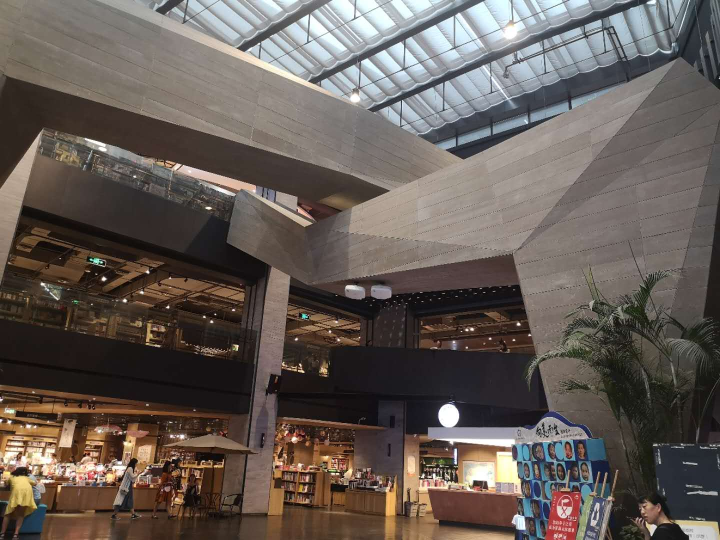
#> input picture week4/project1_classic/b1.jpg, 1440 x 1080 px (shown at 1/2 size)
$ python stitch.py
#> lines starting #> are read from the running program, lines starting #| are printed output that depends on the picture
### week4/project1_classic/tools.py
##
# author:zym
# description:severl tools for showing
##
import cv2
import numpy as np


# 展示一张图片
def my_show(name, image):
    cv2.imshow(name, image)
    cv2.waitKey(0)
    cv2.destroyAllWindows()


# 展示角点特征点
def show_keyponts(imgA, kpsA, imgB, kpsB):
    dotA = np.zeros((imgA.shape[0],imgA.shape[1]))
    dotB = np.zeros((imgB.shape[0],imgB.shape[1]))
    dotA = cv2.drawKeypoints(image=imgA, keypoints=kpsA, outImage=dotA, color=(51, 163, 236),
                             flags=cv2.DRAW_MATCHES_FLAGS_DEFAULT)
    dotB = cv2.drawKeypoints(image=imgB, keypoints=kpsB, outImage=dotB, color=(51, 163, 236),
                             flags=cv2.DRAW_MATCHES_FLAGS_DEFAULT)
    my_show('A', dotA)
    my_show('B', dotB)


# 展示特征点匹配线
# [21 lines left out: function drawMatches, not called in this run]

### week4/project1_classic/stitch.py
##
# date:2020/02/21
# auther:zym
# description:image stitch
##
import cv2
import numpy as np
import imutils
import tools


# 用sift提取图像关键点+描述子
def sift_func(imgA, imgB):
    grayA = cv2.cvtColor(imgA, cv2.COLOR_BGR2GRAY)
    grayB = cv2.cvtColor(imgB, cv2.COLOR_BGR2GRAY)

    sift = cv2.xfeatures2d.SIFT_create()
    kpsA, desA = sift.detectAndCompute(grayA, None)
    kpsB, desB = sift.detectAndCompute(grayB, None)

    return (kpsA, desA), (kpsB, desB)


# 特征匹配并完成ratio_test
def match(desA, desB, ratio=0.75):
    bf = cv2.BFMatcher()
    rawMatchs = bf.knnMatch(desA, desB, k=2)
    # print(type(rawMatchs))
    # 保存初次过滤后，匹配对儿的特征点下标，分别对应第一张图和第二张图
    matchs = []
    for m in rawMatchs:
        if len(m) == 2 and m[0].distance < ratio * m[1].distance:
            matchs.append((m[0].queryIdx, m[0].trainIdx))
    return matchs


# ransac去噪，并计算单应性矩阵
def transform(kpsA, kpsB, matches, reprojThreshold=4.0):
    ptsA = np.float32([kpsA[i].pt for (i, _) in matches])
    ptsB = np.float32([kpsB[i].pt for (_, i) in matches])
    # findHomegraphy返回值是tuple，其中包含一个单应性矩阵一个状态列表
    (H, status) = cv2.findHomography(ptsA, ptsB, method=cv2.RANSAC, ransacReprojThreshold=reprojThreshold)
    return (H, status)


# 对图一进行投影变换并拼接
def stitcher(imgA, imgB, H):
    hA, wA = imgA.shape[:2]
    hB, wB = imgB.shape[:2]
    shft = np.array([[1.0, 0, wA], [0, 1.0, 0], [0, 0, 1.0]])
    M = np.dot(shft, H)
    result = cv2.warpPerspective(imgA, M, (wA + wB, hA))
    # my_show('result0',result)
    result[0:hB, wA:2 * wA] = imgB
    return result


# 加载图片
def load_image(pathA, pathB):
#> called with pathA = 'b1.jpg', pathB = 'b2.jpg'
    imgA = cv2.imread(pathA)
#> imgA is the input picture: shape (1080, 1440, 3); mean B, G, R 85.8, 91.5, 100.6
    imgB = cv2.imread(pathB)
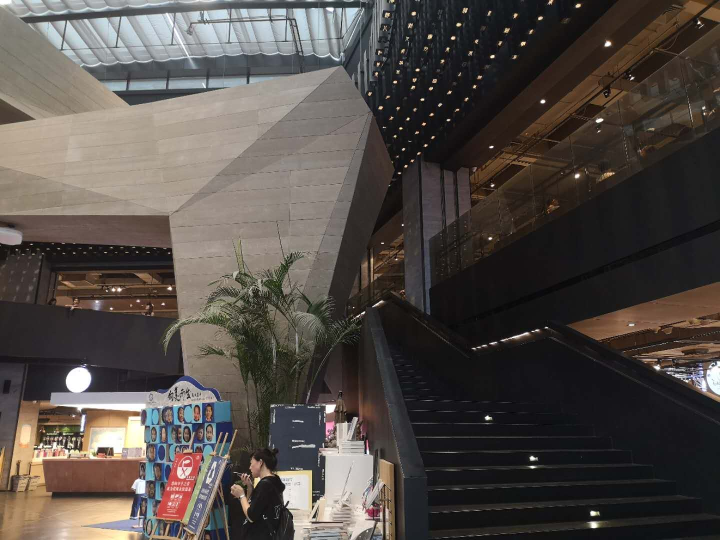
#> input picture week4/project1_classic/b2.jpg, 1440 x 1080 px (shown at 1/2 size)
#> imgB is the input picture: shape (1080, 1440, 3); mean B, G, R 71, 75.5, 82.2
    imgA = imutils.resize(imgA, 600)
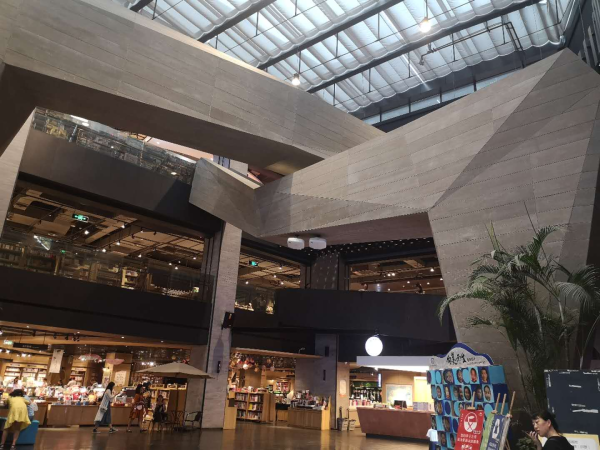
#> imgA: shape (450, 600, 3); mean B, G, R 85.8, 91.4, 100.6
    imgB = imutils.resize(imgB, 600)
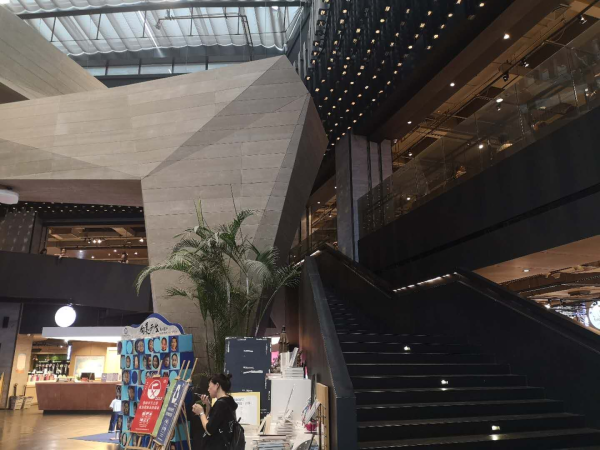
#> imgB: shape (450, 600, 3); mean B, G, R 71, 75.5, 82.2
    return imgA, imgB

# 载入图片
pathA = 'b1.jpg'
pathB = 'b2.jpg'
imgA, imgB = load_image(pathA, pathB)
tools.my_show('A', imgA)
tools.my_show('B', imgB)

# 提取关键点
(kpsA, desA), (kpsB, desB) = sift_func(imgA, imgB)
#> in sift_func, `grayA = cv2.cvtColor(imgA, cv2.COLOR_BGR2GRAY)`:
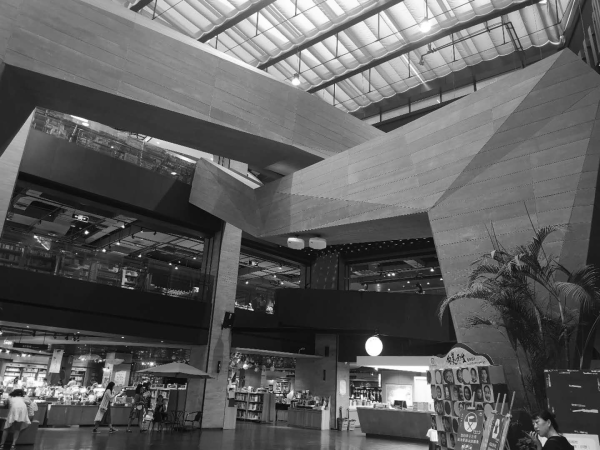
#> grayA: shape (450, 600); min 8, max 255, mean 93.5
#> in sift_func, `grayB = cv2.cvtColor(imgB, cv2.COLOR_BGR2GRAY)`:
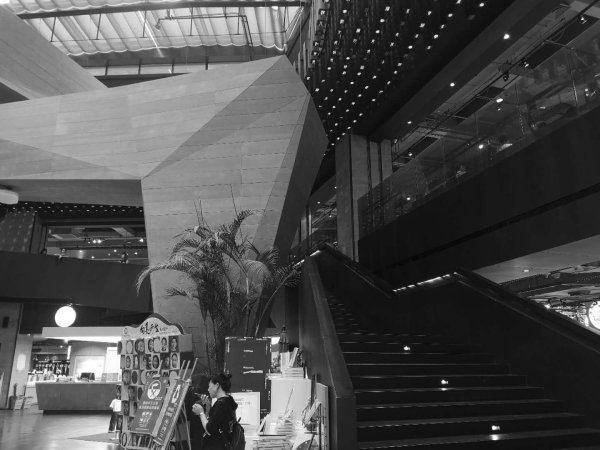
#> grayB: shape (450, 600); min 7, max 255, mean 77
#> in sift_func, `kpsA, desA = sift.detectAndCompute(grayA, None)`: kpsA = 1681 keypoints; strongest (x, y, size): (86, 232, 2.4), (432, 270, 1.9), (104, 250, 2), (393, 274, 1.9)
#> in sift_func, `kpsB, desB = sift.detectAndCompute(grayB, None)`: kpsB = 1225 keypoints; strongest (x, y, size): (494, 428, 3), (406, 348, 2.5), (410, 47, 2), (495, 437, 4.1)
#> (the run stopped early here; a loop or call above may not have finished)
